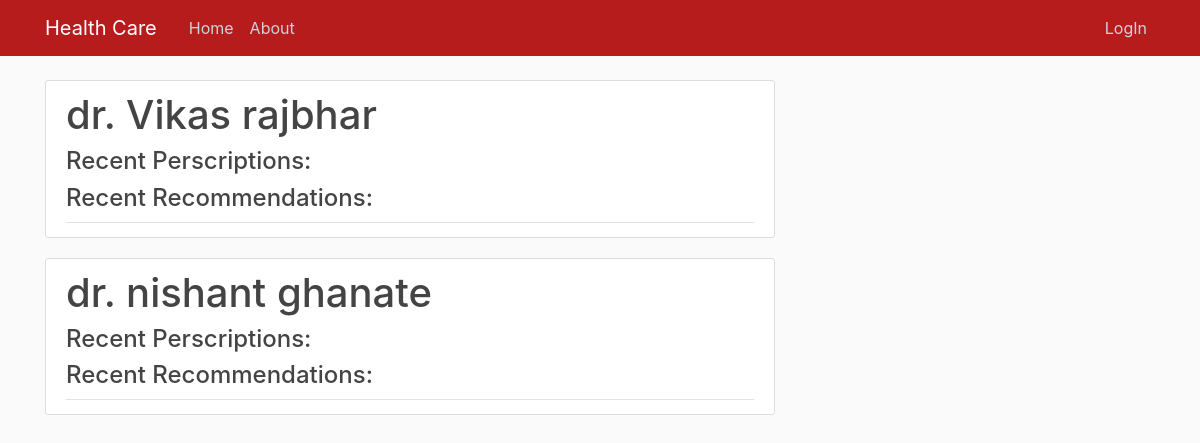
Before: /history/ with the older database file.
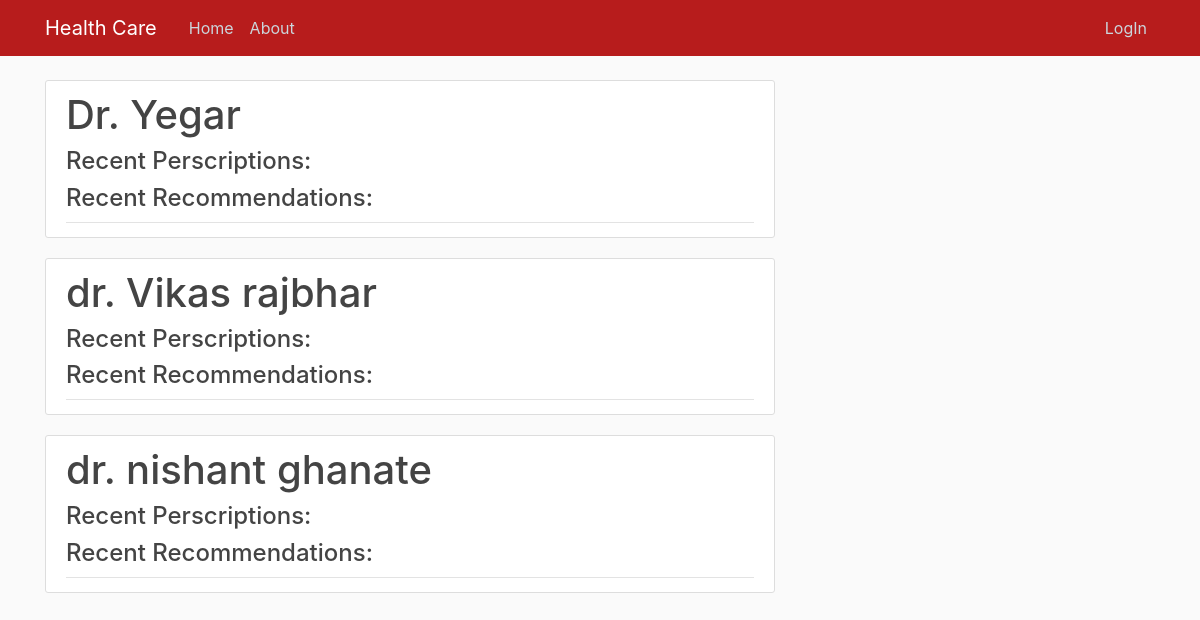
After: the same page with the newer database file.
### user/models.py (models this page shows, shortened)
class Details(models.Model):
    aadhar=models.IntegerField(primary_key=True)
    doctor=models.CharField(max_length=50)
    diagnosis=models.TextField()
    recommendation=models.TextField()
    medicine=models.TextField()
    test=models.TextField()
    history=HistoricalRecords()

### user/views.py (the view)
# urls.py: path('history/', user_views.HistoryList.as_view(),name='history'),
class HistoryList(ListView):
    model = Details
    template_name = 'user/history.html'
    context_object_name = 'details'
    context = {'patients': Patient}

### user/templates/user/history.html (shortened to what this page needs)
{% extends "user/base.html" %}
{% block content %}
{% for detail in details %}
<article class="media content-section">
    <div class="media-body">
        <div class="article-metadata">
        <h1 class="mr-2" href="#">{{ detail.doctor }}</h1>
        <h4>Recent Perscriptions:</h4>
        <h4>Recent Recommendations:</h4>
        </div>
    </div>
    </article>
    {% endfor %}
{% endblock content %}

Changed rows visible on the page:
added Details: doctor "Dr. Yegar"
